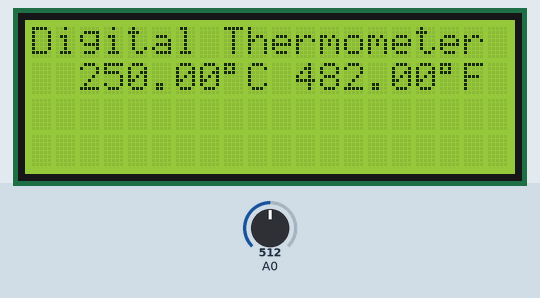
The sketch below on a simulated Arduino Uno, built with avr-gcc and run on an emulated ATmega328P. Shown: 20×4 character LCD. The inputs (shaded band) are chosen by the test bench; at power-on: A0 = 512.

Above: at 1.2 s.
1.3 s: A0 set to 222
At 2.9 s:
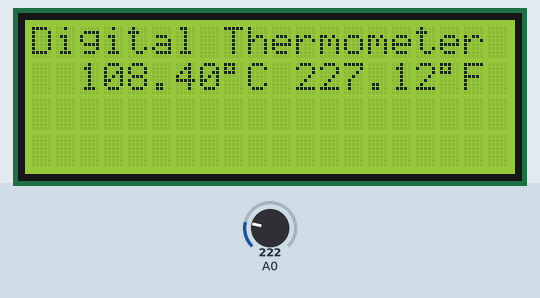
3.5 s: A0 set to 194
At 4.8 s:
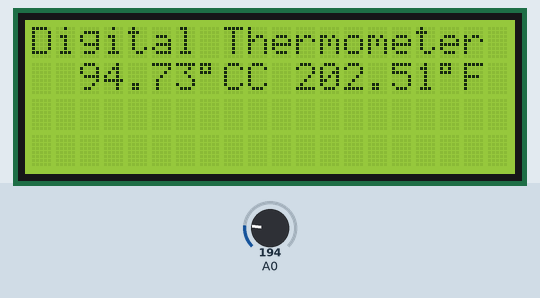
5.5 s: A0 set to 82
At 6.8 s:
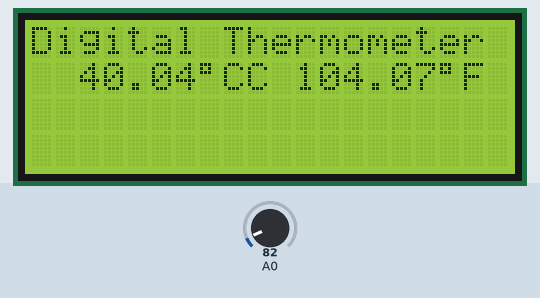
7.6 s: A0 set to 73
At 8.7 s:
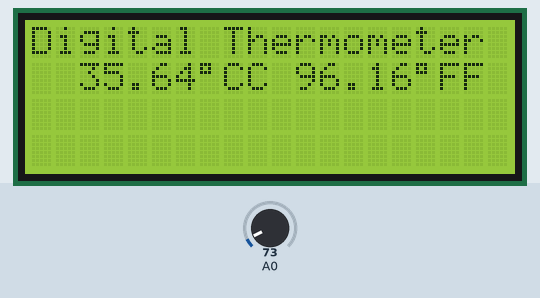
9.6 s: A0 set to 24
At 10.6 s:
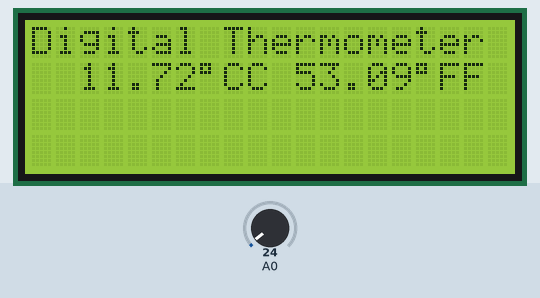
11.6 s: A0 set to 18
At 12.6 s:
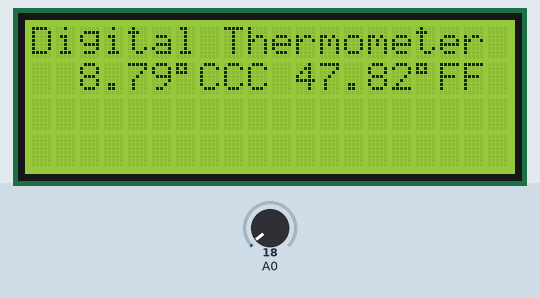
Timing chart, 0 to 14.6 s (numbered marks = the images above; inputs shaded):
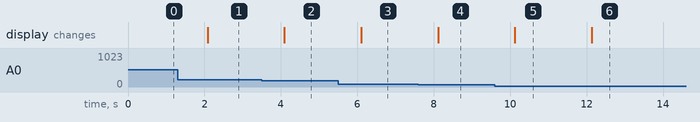

The sketch:

digital_thermometer.ino
```cpp
#include <LiquidCrystal.h>
LiquidCrystal lcd (8,9,10,11,12,13);
int value;
float cel,far;
void setup()
{
 lcd.begin(20,4);
}
void loop()
{
 value = analogRead(A0);
 cel = (value * 0.48828);
 far = (1.8 * cel) + 32;
 lcd.setCursor(0,0);
 lcd.print("Digital Thermometer");
 lcd.setCursor(2,1);
 lcd.print(cel);
 lcd.print(char(223));
 lcd.print("C");
 lcd.setCursor(11,1);
 lcd.print(far);
 lcd.print(char(223));
 lcd.print("F");
 delay(1000);
}
```

Measured:
- the behaviour switches between 205 and 204 on A0 (found by bisection; images 1 and 2)
- the behaviour switches between 78 and 77 on A0 (found by bisection; images 3 and 4)
- the behaviour switches between 21 and 20 on A0 (found by bisection; images 5 and 6)
- after the input at 1.3 s, the display: changes after 0.78 s (image 1)
- after the input at 3.5 s, the display: changes after 0.59 s (image 2)
- after the input at 5.5 s, the display: changes after 0.60 s (image 3)
- after the input at 7.6 s, the display: changes after 0.51 s (image 4)
- after the input at 9.6 s, the display: changes after 0.53 s (image 5)
- after the input at 11.6 s, the display: changes after 0.54 s (image 6)
